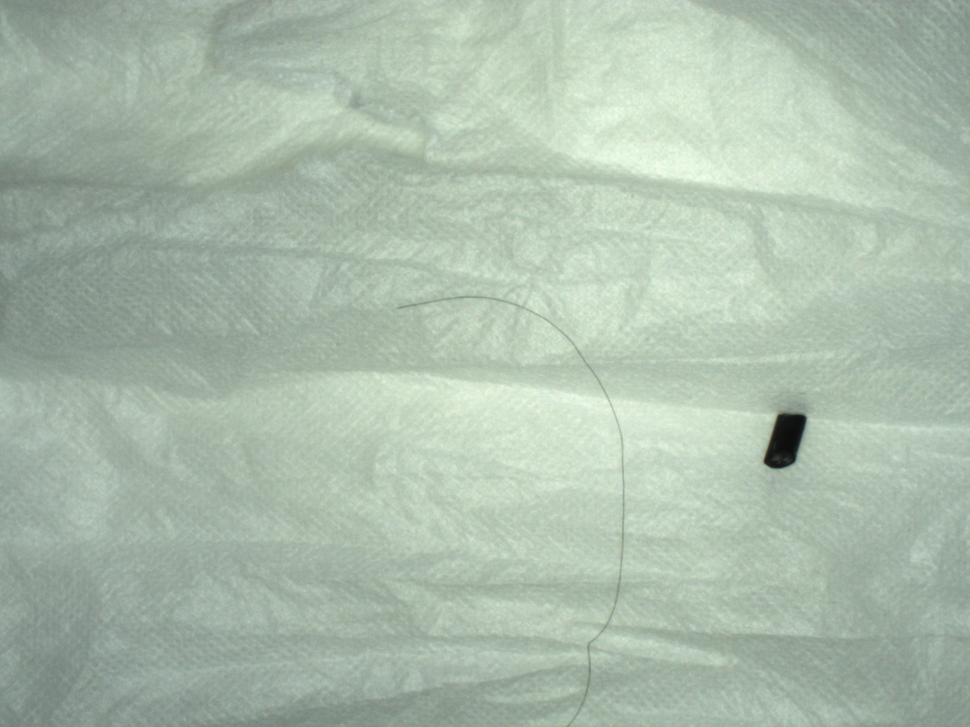
//> input picture c++/temp.bmp, 970 x 727 px, shrunk from 1280 x 960 before the run
$ ./main   (built with g++ and OpenCV 4)
//> lines starting //> are read from the running program, lines starting //| are printed output that depends on the picture; after the words box and inside, x2 and y2 are one past the last pixel; in counts of white or black regions, pixels touching at a corner belong together
### c++/canny.h
#pragma once
#ifndef CANNY_H
#define CANNY_H

#include "main.h"

using namespace cv;
using namespace std;

int MyCanny(const Mat gray_image, Mat& fin_image, int high_threshold, int low_threshold);
void GaussFilter(const Mat orig_image, Mat& gauss_image);
void SingleGaussFilter(Mat orig_image, Mat& single_gauss_image);
void Gradient(Mat image, Mat& X, Mat& Y);
void SingleGradient(Mat image, Mat& single_gradient);
void AmpliPhase(Mat X, Mat Y, Mat& ampli, Mat& phase);
void NonMaximaSuppression(Mat ampli, Mat phase, Mat& nms_image);
void DoubleThreshold(Mat image, Mat& high_threshold_image, Mat& low_threshold_image, int high_threshold, int low_threshold);
void EdgeTracking(Mat high_threshold_image, Mat low_threshold_image, Mat& edge_tracking_image);
void SinglePointTracking(Mat& high_threshold_image, Mat& subtract_image, Mat& edge_tracking_image, int row, int col);

#endif // CANNY_H

### c++/main.h
#pragma once
#ifndef MAIN_H
#define MAIN_H

#include <iostream>
#include <cmath>
#include <opencv2/imgproc/types_c.h>
#include <opencv2/highgui/highgui.hpp>
#include <opencv2/imgproc/imgproc.hpp>

#include "canny.h"

using namespace cv;
using namespace std;


#endif // MAIN_H

### c++/canny.cpp
#include "main.h"


int MyCanny(const Mat gray_image, Mat& fin_image, int high_threshold, int low_threshold)
{
    Mat gauss_image = Mat::zeros(gray_image.rows, gray_image.cols, CV_8UC1);

    // 高斯滤波
    GaussFilter(gray_image, gauss_image);
    //imshow("gauss_image", gauss_image);
    //imwrite("gauss_image.jpg", gauss_image);

    // X、Y方向梯度计算
    Mat X = Mat::zeros(gray_image.rows, gray_image.cols, CV_32FC1);
    Mat Y = Mat::zeros(gray_image.rows, gray_image.cols, CV_32FC1);
    Gradient(gray_image, X, Y);
    Mat temp_X = X.clone();
    temp_X.convertTo(temp_X, CV_8UC1);
    //imshow("X", temp_X);
   // imwrite("X.jpg", temp_X);
    Mat temp_Y = Y.clone();
    temp_Y.convertTo(temp_Y, CV_8UC1);
    //imshow("Y", temp_Y);
    //imwrite("Y.jpg", temp_Y);

    // 计算幅值、相角
    Mat ampli = Mat::zeros(gray_image.rows, gray_image.cols, CV_32FC1);
    Mat phase = Mat::zeros(gray_image.rows, gray_image.cols, CV_32FC1);
    AmpliPhase(X, Y, ampli, phase);
    Mat temp_ampli = ampli.clone();
    temp_ampli.convertTo(temp_ampli, CV_8UC1);
    //imshow("ampli", temp_ampli);
   // imwrite("ampli.jpg", temp_ampli);
    Mat temp_phase = phase.clone();
    temp_ampli.convertTo(temp_phase, CV_8UC1);
    //imshow("phase", temp_phase);
   // imwrite("phase.jpg", temp_phase);

    // 非极大值抑制
    Mat nms_image = Mat::zeros(gray_image.rows, gray_image.cols, CV_8UC1);
    NonMaximaSuppression(ampli, phase, nms_image);
    nms_image.convertTo(nms_image, CV_8UC1);
    //imshow("nms_image", nms_image);
   // imwrite("nms_image.jpg", nms_image);


    // 双阈值分割
    Mat high_threshold_image = Mat::zeros(gray_image.rows, gray_image.cols, CV_8UC1);
    Mat low_threshold_image = Mat::zeros(gray_image.rows, gray_image.cols, CV_8UC1);
    DoubleThreshold(nms_image, high_threshold_image, low_threshold_image, high_threshold, low_threshold);
    // [6 lines of commented-out code are left out]
    fin_image = Mat::zeros(gray_image.rows, gray_image.cols, CV_8UC1);
    EdgeTracking(high_threshold_image, low_threshold_image, fin_image);
   // imshow("edge_tracking_image", fin_image);
    //imwrite("edge_tracking_image.jpg", fin_image);


    return 0;
}

void GaussFilter(const Mat orig_image, Mat& gauss_image)
{
    Mat temp_gauss_image = Mat::zeros(orig_image.rows, orig_image.cols, CV_8UC1);
    SingleGaussFilter(orig_image, temp_gauss_image);

    Mat t_temp_gauss_image = temp_gauss_image.t();
    Mat temp_fin_gauss_image = Mat::zeros(t_temp_gauss_image.rows, t_temp_gauss_image.cols, CV_8UC1);
    SingleGaussFilter(t_temp_gauss_image, temp_fin_gauss_image);
    gauss_image = temp_fin_gauss_image.t();
}

void SingleGaussFilter(Mat orig_image, Mat& single_gauss_image)
{
    int gauss_template[] = { 1, 4, 6, 4, 1 };
    int template_length = sizeof(gauss_template) / sizeof(gauss_template[0]);
    int total = 0;
    int rows = orig_image.rows;
    int cols = orig_image.cols;


    for (int i = 0; i < template_length; i++)
        total += gauss_template[i];

    for (int i = 0; i < rows; i++)
    {
        uchar* data = orig_image.ptr<uchar>(i);
        for (int j = 0; j < cols; j++)
        {
            int sum = 0;
            for (int k = -int((template_length - 1) / 2); k <= int((template_length - 1) / 2); k++)
            {
                // 边界处理，超出边界的值赋为边界值
                int col = j + k;
                col = col < 0 ? 0 : col;
                col = col >= cols ? cols - 1 : col;
                // 卷积和
                sum += gauss_template[k + int((template_length - 1) / 2)] * data[col];
            }
            single_gauss_image.ptr<uchar>(i)[j] = sum / total;
        }
    }
}

void Gradient(Mat image, Mat& X, Mat& Y)
{
    Mat t_Y = Mat::zeros(image.cols, image.rows, CV_32FC1);
    Mat t_image = image.t();
    SingleGradient(image, X);
    SingleGradient(t_image, t_Y);
    Y = t_Y.t();
}

void SingleGradient(Mat image, Mat& single_gradient)
{
    int grad_template[2][2] = { {-1,1},{-1,1} };
    int rows = image.rows;
    int cols = image.cols;

    for (int i = 0; i < rows; i++)
    {
        // 读取两行数据
        uchar* image_row[2];
        image_row[0] = image.ptr<uchar>(i);
        image_row[1] = image.ptr<uchar>((i + 1) >= rows ? i : i + 1);

        for (int j = 0; j < cols; j++)
        {
            int sum = 0;

            for (int k = 0; k < 2; k++)
            {
                // 边界处理，超出边界的值赋为边界值
                int row = i + k;
                row = row >= rows ? rows - 1 : row;
                for (int g = 0; g < 2; g++)
                {
                    // 边界处理，超出边界的值赋为边界值
                    int col = j + g;
                    col = col >= cols ? cols - 1 : col;
                    sum += grad_template[k][g] * image_row[k][col];
                }
            }
            single_gradient.ptr<float>(i)[j] = sum / 2;
        }
    }
}

void AmpliPhase(Mat X, Mat Y, Mat& ampli, Mat& phase)
{
    for (int i = 0; i < X.rows; i++)
    {
        float* data_X = X.ptr<float>(i);
        float* data_Y = Y.ptr<float>(i);
        float* data_ampli = ampli.ptr<float>(i);
        float* data_phase = phase.ptr<float>(i);

        for (int j = 0; j < X.cols; j++)
        {
            data_ampli[j] = sqrt(data_X[j] * data_X[j] + data_Y[j] * data_Y[j]);
            data_phase[j] = atan(data_Y[j] / (data_X[j] > 0.000001 ? data_X[j] : 0.000001)) * 180 / 3.141592;

            if (int(abs(data_phase[j])) > 90)
            {
                cout << int(abs(data_phase[j])) << endl;
                waitKey(0);
            }
        }
    }
}

void NonMaximaSuppression(Mat ampli, Mat phase, Mat& nms_image)
{
    int up = 1;
    int down = 1;
    int left = 1;
    int right = 1;
    for (int i = 1; i < ampli.rows - 1; i++)
    {
        float* ampli_data[3];
        ampli_data[0] = ampli.ptr<float>(i - up);
        ampli_data[1] = ampli.ptr<float>(i);
        ampli_data[2] = ampli.ptr<float>(i + down);
        float* temp_phase = phase.ptr<float>(i);
        uchar* temp_nms_image = nms_image.ptr<uchar>(i);

        for (int j = 1; j < ampli.cols - 1; j++)
        {
            int temp_single_phase = int(temp_phase[j]);
            // 左右比
            if (temp_single_phase >= -22.5 && temp_single_phase <= 22.5)
            {
                if (ampli_data[1][j] >= ampli_data[1][i - left] && ampli_data[1][j] >= ampli_data[1][i + right])
                {
                    temp_nms_image[j] = uchar(ampli_data[1][j]);
                }
            }
            // 右上左下比
            else if (temp_single_phase < -22.5 && temp_single_phase >= -22.5 - 45)
            {
                if (ampli_data[1][j] >= ampli_data[1 - up][j + right] && ampli_data[1][j] >= ampli_data[1 + down][j - left])
                {
                    temp_nms_image[j] = uchar(ampli_data[1][j]);
                }
            }
            // 右下左上比
            else if (temp_single_phase > 22.5 && temp_single_phase <= 22.5 + 45)
            {
                if (ampli_data[1][j] >= ampli_data[1 + down][j + right] && ampli_data[1][j] >= ampli_data[1 - up][j - left])
                {
                    temp_nms_image[j] = uchar(ampli_data[1][j]);
                }
            }
            // 上下比
            else if ((temp_single_phase > 22.5 + 45 && temp_single_phase <= 90) || (temp_single_phase < -22.5 - 45 && temp_single_phase >= -90))
            {
                if (ampli_data[1][j] >= ampli_data[1 - up][j] && ampli_data[1][j] >= ampli_data[1 + down][j])
                {
                    temp_nms_image[j] = uchar(ampli_data[1][j]);
                }
            }
            else if (0)
            {
                cout << temp_phase[j] << "error in angles!!!" << endl;
                waitKey(0);
                return;
            }

        }
    }
}

void DoubleThreshold(Mat image, Mat& high_threshold_image, Mat& low_threshold_image, int high_threshold, int low_threshold)
{
    for (int i = 0; i < image.rows; i++)
    {
        uchar* data = image.ptr<uchar>(i);
        uchar* high_threshold_data = high_threshold_image.ptr<uchar>(i);
        uchar* low_threshold_data = low_threshold_image.ptr<uchar>(i);

        for (int j = 0; j < image.cols; j++)
        {
            high_threshold_data[j] = data[j] > high_threshold ? 255 : 0;
            low_threshold_data[j] = data[j] > low_threshold ? 255 : 0;
        }
    }
}


void EdgeTracking(Mat high_threshold_image, Mat low_threshold_image, Mat& edge_tracking_image)
{
    edge_tracking_image = high_threshold_image.clone();
    Mat subtract_image = low_threshold_image - high_threshold_image;
    //imshow("subtract_image ", subtract_image);
    //imwrite("subtract_image.jpg", subtract_image);

    for (int i = 0; i < high_threshold_image.rows; i++)
    {
        for (int j = 0; j < high_threshold_image.cols; j++)
        {
            if (high_threshold_image.at<uchar>(i, j) == 255)
            {
                SinglePointTracking(high_threshold_image, subtract_image, edge_tracking_image, i, j);
            }
        }
    }
}

void SinglePointTracking(Mat& high_threshold_image, Mat& subtract_image, Mat& edge_tracking_image, int row, int col)
{
    // 右点
    if ((col + 1 <= subtract_image.cols - 1) && (subtract_image.at<uchar>(row, col + 1) == 255))
    {
        edge_tracking_image.at<uchar>(row, col + 1) = 255;
        subtract_image.at<uchar>(row, col + 1) = 0;
        SinglePointTracking(high_threshold_image, subtract_image, edge_tracking_image, row, col + 1);
    }
    // 右下点
    if ((row + 1 <= subtract_image.rows - 1) && (col + 1 <= subtract_image.cols - 1) && (subtract_image.at<uchar>(row + 1, col + 1) == 255))
    {
        edge_tracking_image.at<uchar>(row + 1, col + 1) = 255;
        subtract_image.at<uchar>(row + 1, col + 1) = 0;
        SinglePointTracking(high_threshold_image, subtract_image, edge_tracking_image, row + 1, col + 1);
    }
    // 下点
    if ((row + 1 <= subtract_image.rows - 1) && (subtract_image.at<uchar>(row + 1, col) == 255))
    {
        edge_tracking_image.at<uchar>(row + 1, col) = 255;
        subtract_image.at<uchar>(row + 1, col) = 0;
        SinglePointTracking(high_threshold_image, subtract_image, edge_tracking_image, row + 1, col);
    }
    // 左下点
    if ((row + 1 <= subtract_image.rows - 1) && (col - 1 >= 0) && (subtract_image.at<uchar>(row + 1, col - 1) == 255))
    {
        edge_tracking_image.at<uchar>(row + 1, col - 1) = 255;
        subtract_image.at<uchar>(row + 1, col - 1) = 0;
        SinglePointTracking(high_threshold_image, subtract_image, edge_tracking_image, row + 1, col - 1);
    }
    // 左点
    if ((col - 1 >= 0) && (subtract_image.at<uchar>(row, col - 1) == 255))
    {
        edge_tracking_image.at<uchar>(row, col - 1) = 255;
        subtract_image.at<uchar>(row, col - 1) = 0;
        SinglePointTracking(high_threshold_image, subtract_image, edge_tracking_image, row, col - 1);
    }
    // 左上点
    if ((row - 1 >= 0) && (col - 1 >= 0) && (subtract_image.at<uchar>(row - 1, col - 1) == 255))
    {
        edge_tracking_image.at<uchar>(row - 1, col - 1) = 255;
        subtract_image.at<uchar>(row - 1, col - 1) = 0;
        SinglePointTracking(high_threshold_image, subtract_image, edge_tracking_image, row - 1, col - 1);
    }
    // 上点
    if ((row - 1 >= 0) && (subtract_image.at<uchar>(row - 1, col) == 255))
    {
        edge_tracking_image.at<uchar>(row - 1, col) = 255;
        subtract_image.at<uchar>(row - 1, col) = 0;
        SinglePointTracking(high_threshold_image, subtract_image, edge_tracking_image, row - 1, col);
    }
    // 右上点
    if ((row - 1 >= 0) && (col + 1 <= subtract_image.cols - 1) && (subtract_image.at<uchar>(row - 1, col + 1) == 255))
    {
        edge_tracking_image.at<uchar>(row - 1, col + 1) = 255;
        subtract_image.at<uchar>(row - 1, col + 1) = 0;
        SinglePointTracking(high_threshold_image, subtract_image, edge_tracking_image, row - 1, col + 1);
    }
}

### c++/main.cpp
#include <iostream>
#include <opencv2/opencv.hpp>
#include "main.h"

void FoldDetect(cv::Mat& mat, cv::Mat& image);
Mat Mydilate(Mat src);
Mat Myerode(Mat src);
enum adaptiveMethod { meanFilter, gaaussianFilter, medianFilter };

void MyAdaptiveThreshold(Mat& src, Mat& dst, double Maxval, int Subsize, double c, adaptiveMethod method = meanFilter) //自适应阈值分割
{
    Mat smooth = Mat::zeros(Size(src.cols, src.rows), CV_8UC1);
    int sub = (Subsize - 1) / 2;
    int sum, up, down, left, right;
    int cols = smooth.cols;
    int rows = smooth.rows;
    for (int i = 0; i < cols; i++) {     //均值滤波
        for (int j = 0; j < rows; j++) {
            if (i < sub) left = i;
            else left = sub;
            if (sub > cols - i - 1) right = cols - i - 1;
            else right = sub;

            if (j < sub) up = j;
            else up = sub;
            if (sub > rows - j - 1) down = rows - j - 1;
            else down = sub;
            sum = 0;
            uchar* top;

            for (int k = 0; k < up + down + 1; k++) {
                top = src.ptr<uchar>(j - up + k);
                for (int l = 0; l < left + right + 1; l++) {
                    sum += top[i - left + l];
                }
            }

            uchar* target = smooth.ptr<uchar>(j);
            target[i] = int(sum / ((left + right + 1) * (up + down + 1)));
        }
    }
    //imshow("res", smooth);

    smooth = smooth - c; //全局减去参数值
    src.copyTo(dst);
    for (int r = 0; r < src.rows; ++r) {  //最后根据阈值判断为0还是255
        const uchar* srcptr = src.ptr<uchar>(r);
        const uchar* smoothptr = smooth.ptr<uchar>(r);
        uchar* dstptr = dst.ptr<uchar>(r);
        for (int c = 0; c < src.cols; ++c) {
            if (srcptr[c] > smoothptr[c]) {
                dstptr[c] = 0;
            }
            else
                dstptr[c] = Maxval;
        }
    }
}

int main()
{
    int canny_threshold1, canny_threshold2;  //canny双参数阈值设定
    canny_threshold1 = 60;
    canny_threshold2 = 120;

    Mat srcImg = imread("C:\\Users\\DELL\\Desktop\\DIP exp\\c++\\temp.bmp");  //加载图片
//> srcImg is the input picture: 727 rows x 970 cols, CV_8UC3; mean B, G, R 172, 188.2, 171.2
    if (srcImg.empty()) {
        cout << "could not load image..." << endl;
        return -1;
    }
    /*imshow("Test opencv setup", srcImg);*/

    Mat Gray = Mat::zeros(Size(srcImg.cols, srcImg.rows), CV_8UC1);
    for (int i = 0; i < srcImg.rows; i++) {  //转为灰度图
        uchar* gray_data = Gray.ptr<uchar>(i);
        for (int j = 0; j < srcImg.cols; j++) {
            uchar* src_data = srcImg.ptr<uchar>(i, j);
            gray_data[j] = (unsigned char)(src_data[0] * 0.114 + src_data[1] * 0.587 + src_data[2] * 0.299);
            //8 bit
        }
    }
    Mat GrayThre = Mat::zeros(Size(srcImg.cols, srcImg.rows), CV_8UC1);

    MyAdaptiveThreshold(Gray, GrayThre, 255, 77, 8, meanFilter);   //自适应阈值分割用于检测褶皱
//> the loop in MyAdaptiveThreshold, `for (int i = 0; i < cols; i++)` made 970 passes
//> (left, sum) on passes 1 to 3: (0, 207228), (1, 212456), (2, 217698)
//> after the loop in MyAdaptiveThreshold, `for (int i = 0; i < cols; i++)`:
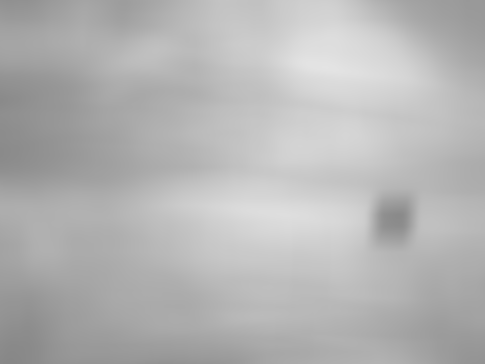
//> smooth: 727 rows x 970 cols, CV_8UC1 (shown at 1/2 size); min 135, max 228, mean 180.4
//> after the loop in MyAdaptiveThreshold, `for (int i = 0; i < cols; i++)`: left = 38; right = 0; up = 38; down = 0; sum = 223928
//> after the loop in MyAdaptiveThreshold, `for (int r = 0; r < src.rows; ++r)`:
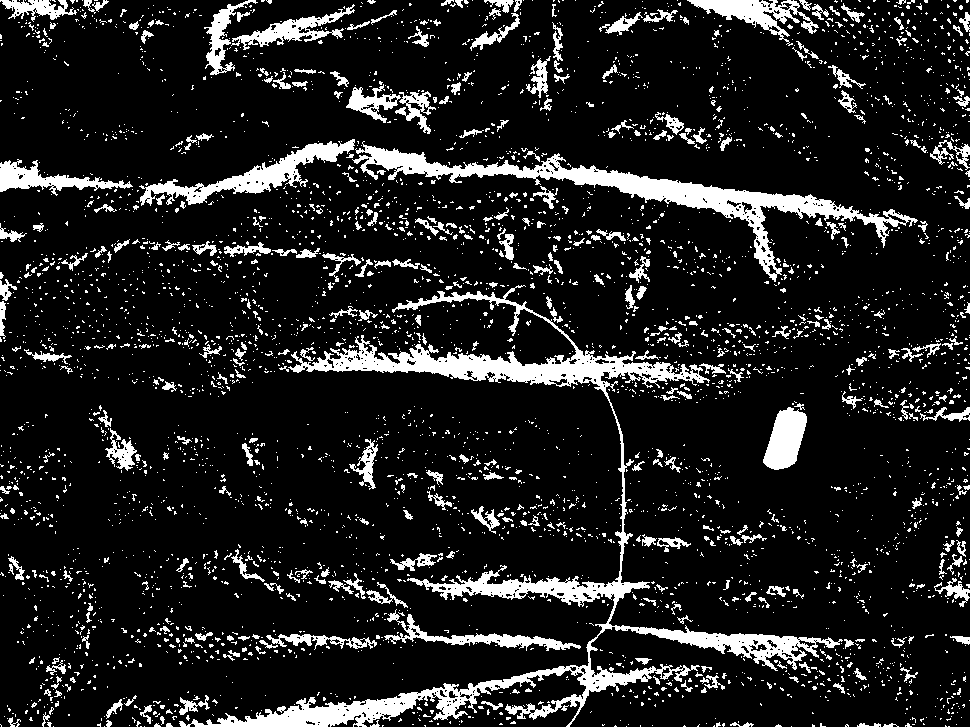
//> dst: 727 rows x 970 cols, CV_8UC1; 12.7% white; 4302 white regions (3908 under 20 px), largest, box (x1, y1, x2, y2) and area: (179, 285, 843, 727) 23251, (352, 141, 918, 282) 9826, (139, 139, 355, 206) 3454
    //imshow("sdd", GrayThre);


    Mat Lap = Mat::zeros(Size(srcImg.cols, srcImg.rows), CV_8UC1);

    for (int i = 1; i < Gray.rows - 1; i++) {  //使用类拉普拉斯算子个权重为[[0, 1.5, 0], [1.5, -6, 1.5], [0, 1.5, 0]]
        uchar* data_up = Gray.ptr<uchar>(i - 1);
        uchar* data = Gray.ptr<uchar>(i);
        uchar* data_down = Gray.ptr<uchar>(i + 1);
        uchar* lap_data = Lap.ptr<uchar>(i);
        for (int j = 1; j < Gray.cols - 1; j++) {
            if ((-6 * data[j]) + 1.5 * data_up[j] + 1.5 * data_down[j] + 1.5 * data[j - 1] + 1.5 * data[j + 1] < 0) lap_data[j] = 0;
            else if ((-6 * data[j]) + 1.5 * data_up[j] + 1.5 * data_down[j] + 1.5 * data[j - 1] + 1.5 * data[j + 1] > 255) lap_data[j] = 255;
            else lap_data[j] = (-6 * data[j]) + 1.5 * data_up[j] + 1.5 * data_down[j] + 1.5 * data[j - 1] + 1.5 * data[j + 1];
        }
    }

    Mat edge;
    MyCanny(Lap, edge, canny_threshold1, canny_threshold2); //调用Mycanny函数进行canny处理提取边缘
//> after the loop in SingleGaussFilter (call 2), `for (int i = 0; i < rows; i++)`:
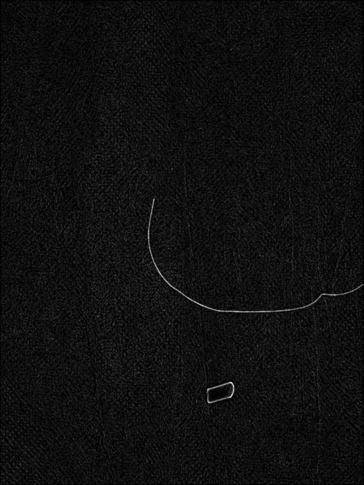
//> single_gauss_image: 970 rows x 727 cols, CV_8UC1 (shown at 1/2 size); min 0, max 39, mean 2.5; drawn with min black and max white
//> after the loop in SingleGradient, `for (int i = 0; i < rows; i++)`:
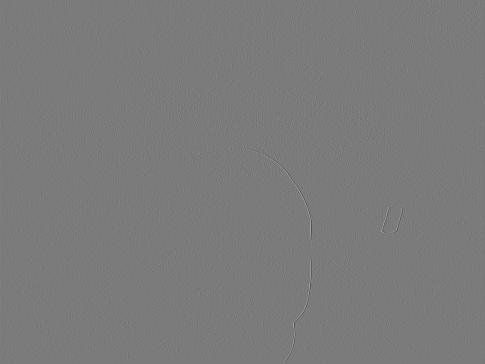
//> single_gradient: 727 rows x 970 cols, CV_32FC1 (shown at 1/2 size); min -86, max 92, mean 0; drawn with min black and max white
//> after the loop in SingleGradient (call 2), `for (int i = 0; i < rows; i++)`:
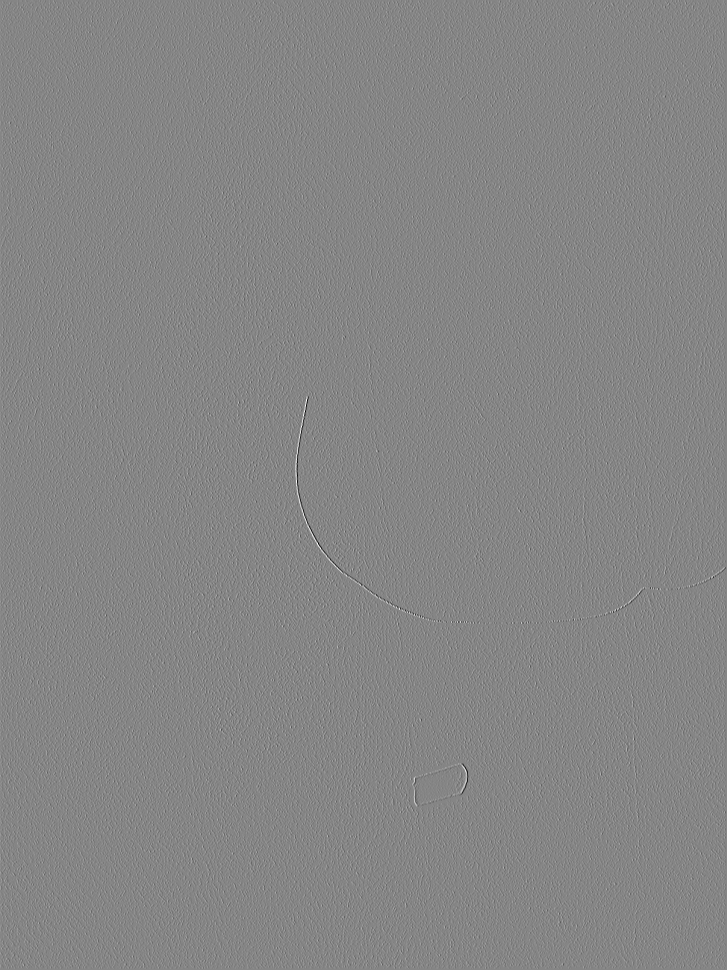
//> single_gradient: 970 rows x 727 cols, CV_32FC1; min -76, max 69, mean 0; drawn with min black and max white
//> (the rest of the program and of its run is left out)
